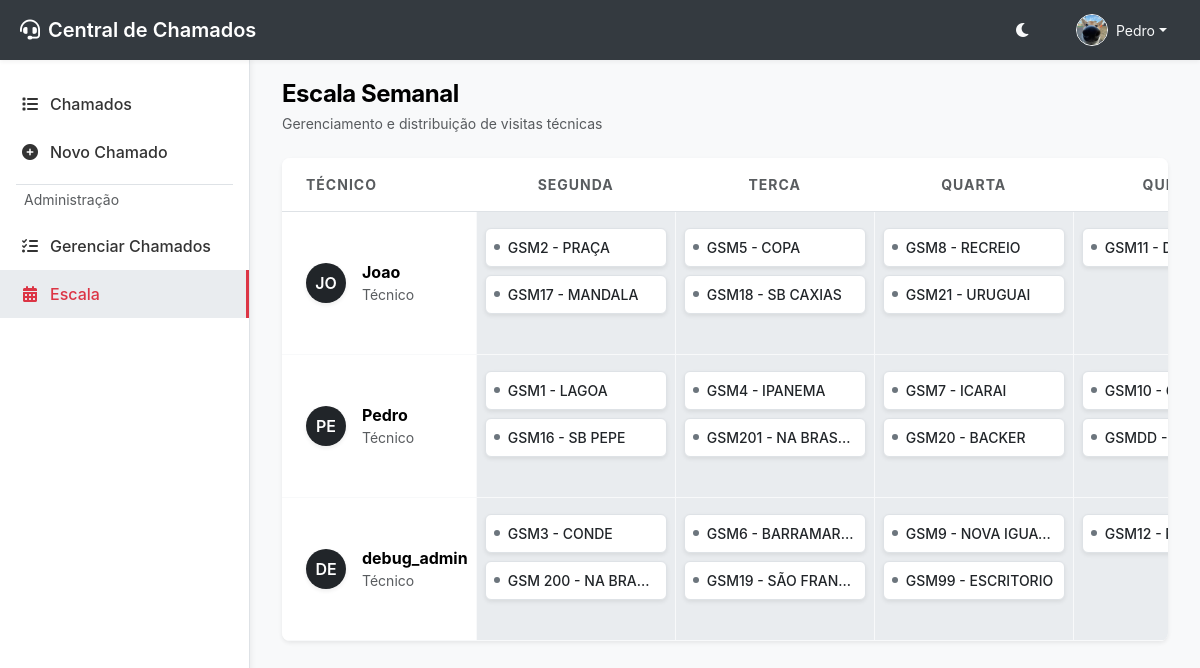
The app's page /escala (signed in) with its own data.
### app/models.py (models this page shows, shortened)
class User(UserMixin, db.Model):
    __tablename__ = 'users'
    id = db.Column(db.Integer, primary_key=True)
    username = db.Column(db.String(64), index=True, unique=True, nullable=False)
    email = db.Column(db.String(120), index=True, unique=True, nullable=False)
    password_hash = db.Column(db.String(256))
    role = db.Column(db.String(20), default='user', index=True) # user, technician, admin, manager, supervisor
    is_technician = db.Column(db.Boolean, default=False, index=True) # Secondary flag to allow admins/managers to act as technicians
    department = db.Column(db.String(100), index=True)
    profile_image = db.Column(db.String(255))
    is_active = db.Column(db.Boolean, default=True, index=True)
    created_at = db.Column(db.DateTime, default=datetime.utcnow)

### app/modules/lojas/models.py (models this page shows, shortened)
class Store(db.Model):
    __tablename__ = 'stores'
    id = db.Column(db.Integer, primary_key=True)
    name = db.Column(db.String(100), unique=True, nullable=False, index=True)
    cnpj = db.Column(db.String(20))
    address = db.Column(db.String(200))
    manager = db.Column(db.String(100))

### app/modules/escala/routes.py (the view)
@escala_bp.route('/escala')
@login_required
def index():
    if current_user.role not in ['admin', 'manager', 'supervisor', 'tecnico']:
        flash('Acesso não autorizado.', 'danger')
        return redirect(url_for('chamados.index'))
    from sqlalchemy import or_
    technicians = User.query.filter(or_(User.role == 'tecnico', User.is_technician == True)).order_by(User.username).all()
    days = ['segunda', 'terca', 'quarta', 'quinta', 'sexta']
    schedule_map = {day: {tech.id: [] for tech in technicians} for day in days}
    schedules = Schedule.query.options(db.joinedload(Schedule.store)).all()
    for s in schedules:
        if s.day_of_week in schedule_map and s.user_id in schedule_map[s.day_of_week]:
            if s.store: # Check if store exists to avoid NoneType errors
                schedule_map[s.day_of_week][s.user_id].append(s.store)
            else:
                pass
    from app.utils import natural_sort_key
    for day in days:
        for tech in technicians:
            schedule_map[day][tech.id].sort(key=lambda s: natural_sort_key(s.name))
    all_stores = Store.query.all()
    all_stores = sorted(all_stores, key=lambda x: natural_sort_key(x.name))
    return render_template('escala.html',
                           technicians=technicians,
                           days=days,
                           schedule_map=schedule_map,
                           all_stores=all_stores,
                           active_page='escala')

### app/utils.py (called while the page is built)
def natural_sort_key(s):
    if not s:
        return []
    s = str(s).lower()
    return [int(text) if text.isdigit() else text for text in re.split('([0-9]+)', s)]

### app/templates/escala.html (shortened to what this page needs)
{% extends "base.html" %}
{% block content %}
<div class="d-flex justify-content-between align-items-center mb-4">
    <div>
        <h4 class="mb-1 fw-bold text-body-emphasis" style="letter-spacing: -0.5px;">Escala Semanal</h4>
        <p class="text-muted mb-0 small">Gerenciamento e distribuição de visitas técnicas</p>
    </div>
</div>
<div class="card border-0 shadow-sm rounded-3 overflow-hidden">
    <div class="card-body p-0">
        <div class="table-responsive">
            <table class="table table-hover mb-0 align-middle" style="border-collapse: collapse;">
                <thead class="bg-body-tertiary border-bottom">
                    <tr>
                        <th class="py-3 ps-4 text-uppercase text-muted small fw-bold" style="width: 200px; letter-spacing: 1px;">Técnico</th>
                        {% for day in days %}
                        <th class="py-3 text-center text-uppercase text-muted small fw-bold" style="letter-spacing: 1px;">{{ day }}</th>
                        {% endfor %}
                    </tr>
                </thead>
                <tbody>
                    {% for tech in technicians %}
                    <tr class="border-bottom-0">
                        <td class="ps-4 py-4 bg-body border-end border-light">
                            <div class="d-flex align-items-center">
                                <div class="avatar-circle bg-dark text-white rounded-circle d-flex align-items-center justify-content-center shadow-sm" style="width: 40px; height: 40px; font-weight: 600;">
                                    {{ tech.username[:2].upper() }}
                                </div>
                                <div class="ms-3">
                                    <div class="fw-bold text-body-emphasis">{{ tech.username }}</div>
                                    <div class="small text-muted">Técnico</div>
                                </div>
                            </div>
                        </td>
                        {% for day in days %}
                        <td class="py-3 px-2 align-top bg-body-secondary border-start border-light position-relative group-hover-container" style="min-width: 180px;">
                            <div class="d-flex flex-column gap-2 h-100 pb-4">
                                {% if schedule_map[day][tech.id] %}
                                    {% for store in schedule_map[day][tech.id] %}
                                    <div class="p-2 rounded-2 bg-body border shadow-sm d-flex align-items-center transition-hover">
                                        <span class="d-inline-block rounded-circle bg-secondary me-2" style="width: 6px; height: 6px;"></span>
                                        <span class="text-body small fw-medium text-truncate" style="max-width: 150px;">{{ store.name }}</span>
                                    </div>
                                    {% endfor %}
                                {% else %}
                                    <div class="d-flex align-items-center justify-content-center h-100 opacity-25">
                                        <i class="fas fa-minus text-muted small"></i>
                                    </div>
                                {% endif %}
                            </div>
                        </td>
                        {% endfor %}
                    </tr>
                    {% endfor %}
                </tbody>
            </table>
        </div>
    </div>
</div>
{% endblock %}

### app/templates/base.html (shortened to what this page needs)
<!DOCTYPE html>
<html lang="pt-br">
<head>
    <link href="https://cdn.jsdelivr.net/npm/bootstrap@5.3.0/dist/css/bootstrap.min.css" rel="stylesheet">
    <link href="https://cdnjs.cloudflare.com/ajax/libs/font-awesome/6.0.0/css/all.min.css" rel="stylesheet">
    <link rel="stylesheet" href="{{ url_for('static', filename='css/style.css') }}?v=6">
    <link rel="stylesheet" href="{{ url_for('static', filename='css/mobile.css') }}?v=1">
</head>
<body>
    {% if current_user.is_authenticated %}
    <nav class="topbar">
        <div class="brand">
            <i class="fas fa-headset me-2"></i> Central de Chamados
        </div>
        <div class="user-menu">
            <button class="btn btn-link text-light p-0 me-3" id="theme-toggle" title="Alternar Tema">
                <i class="fas fa-moon"></i>
            </button>
            <div class="dropdown">
                <button class="btn btn-link text-light text-decoration-none dropdown-toggle d-flex align-items-center" type="button" id="userDropdown" data-bs-toggle="dropdown" aria-expanded="false">
                    {% if current_user.profile_image %}
                    {% if current_user.profile_image.startswith('http') %}
                    <img src="{{ current_user.profile_image }}" alt="Avatar" class="rounded-circle border border-light" style="width: 32px; height: 32px; object-fit: cover;">
                    {% else %}
                    <img src="{{ url_for('auth.profile_image', filename=current_user.profile_image) }}" alt="Avatar" class="rounded-circle border border-light" style="width: 32px; height: 32px; object-fit: cover;">
                    {% endif %}
                    {% else %}
                    <i class="fas fa-user-circle fa-lg"></i>
                    {% endif %}
                    <span class="ms-2 small d-none d-md-inline">{{ current_user.username }}</span>
                </button>
            </div>
        </div>
    </nav>
    {% endif %}
    {% if current_user.is_authenticated %}
    <div class="sidebar bg-surface">
        <nav class="nav flex-column">
            <a class="nav-link {% if active_page == 'chamados' %}active{% endif %}" href="{{ url_for('chamados.listar_chamados') }}">
                <i class="fas fa-list"></i> Chamados
            </a>
            <a class="nav-link {% if active_page == 'novo_chamado' %}active{% endif %}" href="{{ url_for('chamados.novo_chamado') }}">
                <i class="fas fa-plus-circle"></i> Novo Chamado
            </a>
            {% if current_user.role in ['admin', 'manager', 'supervisor', 'tecnico'] %}
            <div class="border-top my-2 mx-3 text-muted small px-2 py-1">Administração</div>
            <a class="nav-link {% if active_page == 'gerenciar_chamados' %}active{% endif %}" href="{{ url_for('chamados.gerenciar_chamados') }}">
                <i class="fas fa-tasks"></i> Gerenciar Chamados
            </a>
            {% endif %}
            {% if current_user.role in ['admin', 'manager', 'supervisor', 'tecnico'] %}
            <a class="nav-link {% if active_page == 'escala' %}active{% endif %}" href="{{ url_for('escala.index') }}">
                <i class="fas fa-calendar-alt"></i> Escala
            </a>
            {% endif %}
        </nav>
    </div>
    {% endif %}
    <main class="main-content" {% if not current_user.is_authenticated %}style="margin-left: 0; padding-top: 20px;"{% endif %}>
        <div class="container-fluid">
            {% block content %}{% endblock %}
        </div>
    </main>
</body>
</html>

### app/static/css/style.css (style rules this page uses)
:root { --primary-color: #dc3545; --sidebar-width: 250px; --topbar-height: 60px; --bg-color: #f8f9fa; --surface-color: #ffffff; --text-color: #333; --text-muted: #6c757d; --border-color: #dee2e6; --topbar-bg: #343a40; --topbar-text: #ffffff; --hover-bg: #e9ecef; --card-shadow: 0 2px 4px rgba(0,0,0,0.05); --card-shadow-hover: 0 4px 8px rgba(0,0,0,0.1); }
:root { --chat-tech-bg: #ffe6e6; --chat-user-bg: #f8f9fa; }
.bg-surface { background-color: var(--surface-color) !important; }
body { background-color: var(--bg-color); color: var(--text-color); font-family: -apple-system, BlinkMacSystemFont, "Segoe UI", Roboto, "Helvetica Neue", Arial, sans-serif; overflow-x: hidden; transition: background-color 0.3s, color 0.3s; }
.topbar { position: fixed; top: 0; left: 0; width: 100%; height: var(--topbar-height); background-color: var(--topbar-bg); color: var(--topbar-text); z-index: 1030; display: flex; align-items: center; justify-content: space-between; padding: 0 20px; box-shadow: var(--card-shadow); }
.topbar .brand { font-size: 1.25rem; font-weight: 600; display: flex; align-items: center; }
.topbar .user-menu { display: flex; align-items: center; gap: 15px; }
.sidebar { position: fixed; top: var(--topbar-height); left: 0; width: var(--sidebar-width); height: calc(100vh - var(--topbar-height)); background-color: var(--surface-color); box-shadow: 2px 0 5px rgba(0,0,0,0.05); z-index: 1020; overflow-y: auto; padding-top: 20px; border-right: 1px solid var(--border-color); transition: background-color 0.3s, border-color 0.3s; }
.sidebar .nav-link { color: var(--text-color); padding: 12px 20px; display: flex; align-items: center; gap: 10px; transition: all 0.2s; font-weight: 500; }
.sidebar .nav-link:hover, .sidebar .nav-link.active { background-color: var(--hover-bg); color: var(--primary-color); border-right: 3px solid var(--primary-color); }
.sidebar .nav-link i { width: 20px; text-align: center; }
.main-content { margin-top: var(--topbar-height); margin-left: var(--sidebar-width); padding: 20px; min-height: calc(100vh - var(--topbar-height)); }
.main-content { animation: fadeIn 0.5s ease-out; }
.btn { transition: all 0.2s cubic-bezier(0.4, 0, 0.2, 1); position: relative; overflow: hidden; }
.table-hover tbody tr { transition: background-color 0.2s, transform 0.2s; }
.sidebar .nav-link i { transition: transform 0.3s ease; }

### app/templates/escala.html (style rules this page uses)
.transition-hover { transition: transform 0.2s ease, box-shadow 0.2s ease; }

### records on screen
User: profile_image (picture), username "Pedro", username "PE"
User: username "JO", username "Joao"
Store: name "GSM2 - PRAÇA"
Store: name "GSM17 - MANDALA"
Store: name "GSM5 - COPA"
Store: name "GSM18 - SB CAXIAS"
Store: name "GSM8 - RECREIO"
Store: name "GSM21 - URUGUAI"
Store: name "GSM11 -…"
Store: name "GSM1 - LAGOA"
Store: name "GSM16 - SB PEPE"
Store: name "GSM4 - IPANEMA"
Store: name "GSM201 - NA BRAS…"
Store: name "GSM7 - ICARAI"
Store: name "GSM20 - BACKER"
Store: name "GSM10 -…"
Store: name "GSMDD -…"
User: username "DE", username "debug_admin"
Store: name "GSM3 - CONDE"
Store: name "GSM 200 - NA BRA…"
Store: name "GSM6 - BARRAMAR…"
Store: name "GSM19 - SÃO FRAN…"
Store: name "GSM9 - NOVA IGUA…"
Store: name "GSM99 - ESCRITORIO"
Store: name "GSM12 - NA BRASA…"

### other values on screen
{{ day }} "SEGUNDA" "TERCA" "QUARTA"
